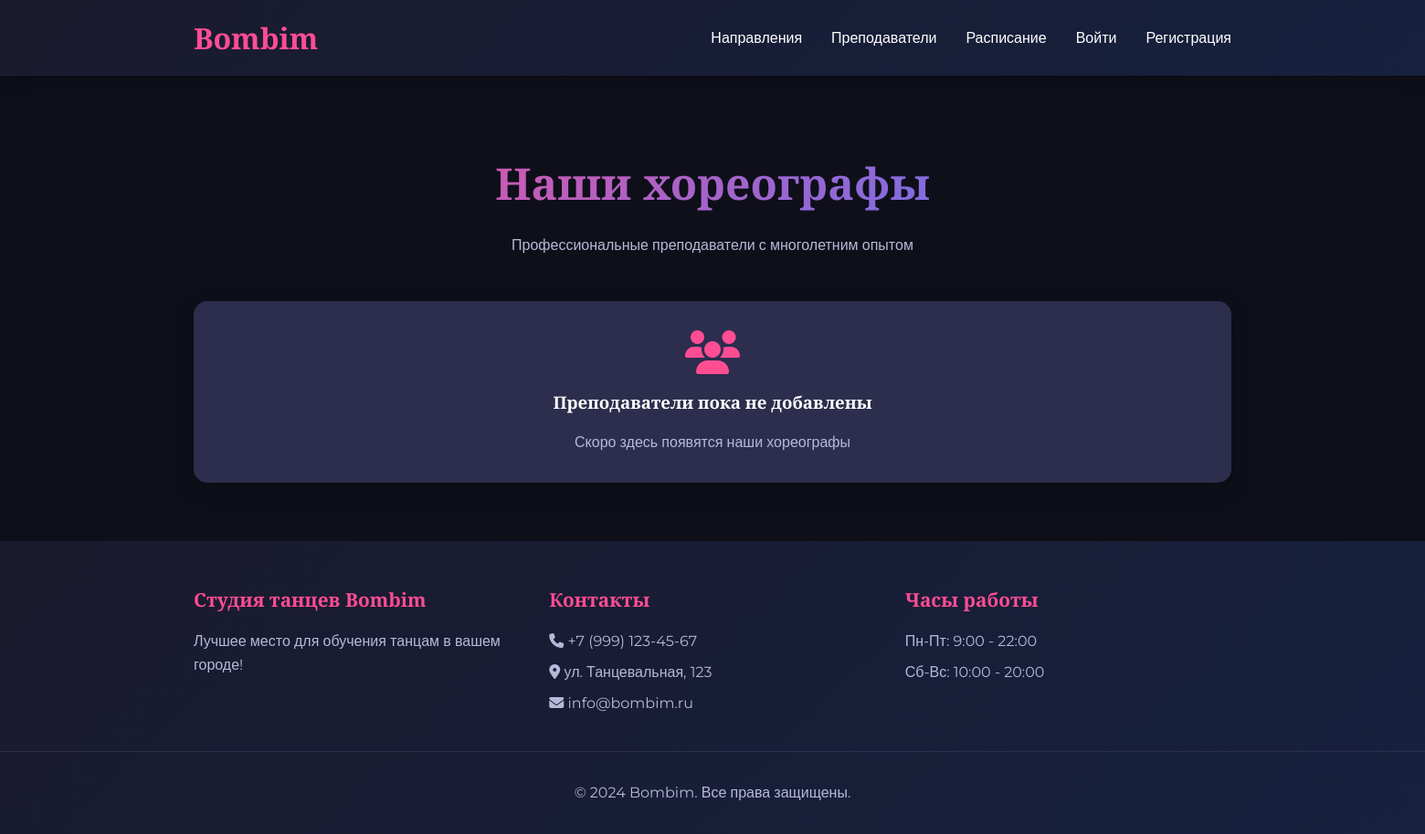
The app's page /trainers/, older data.
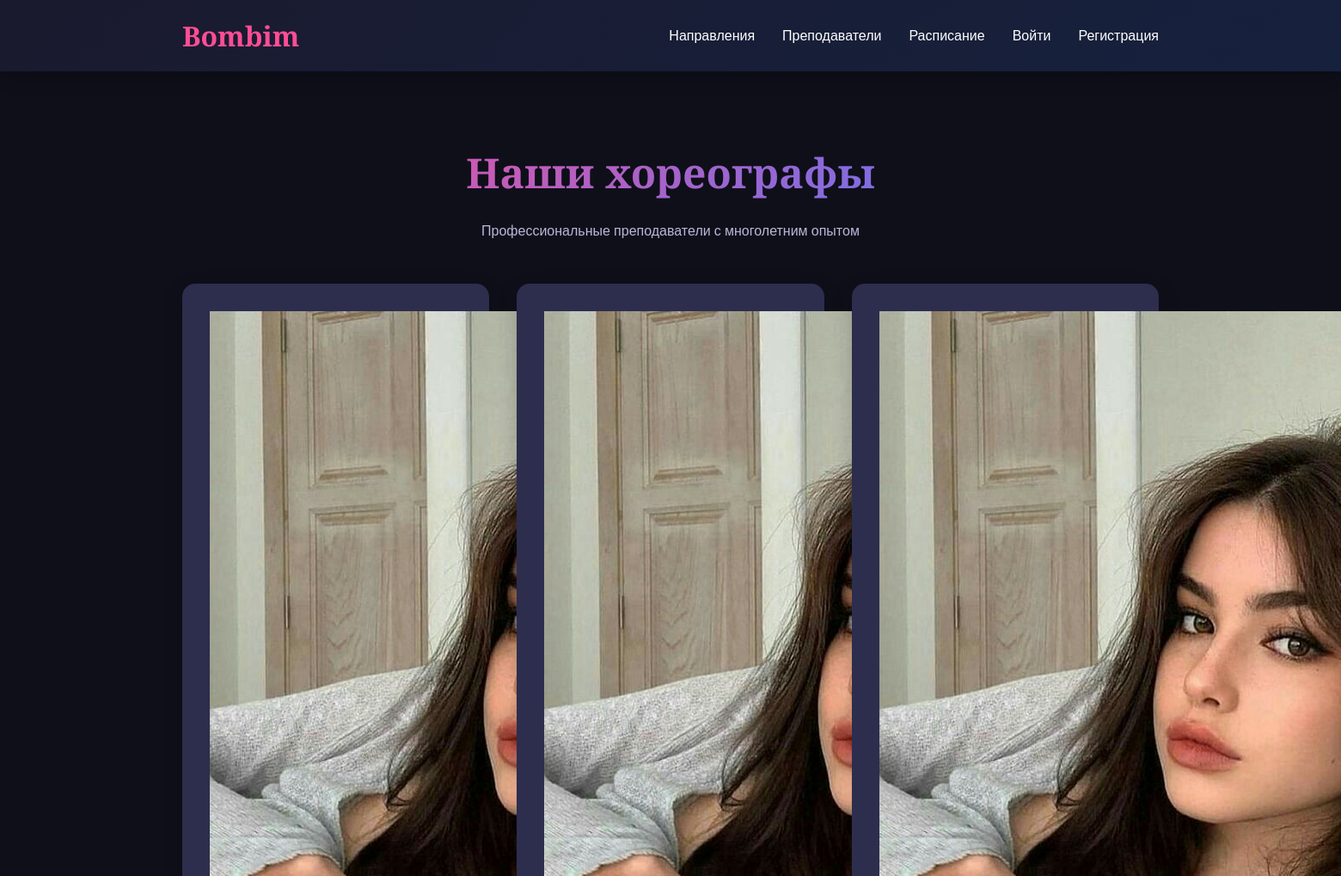
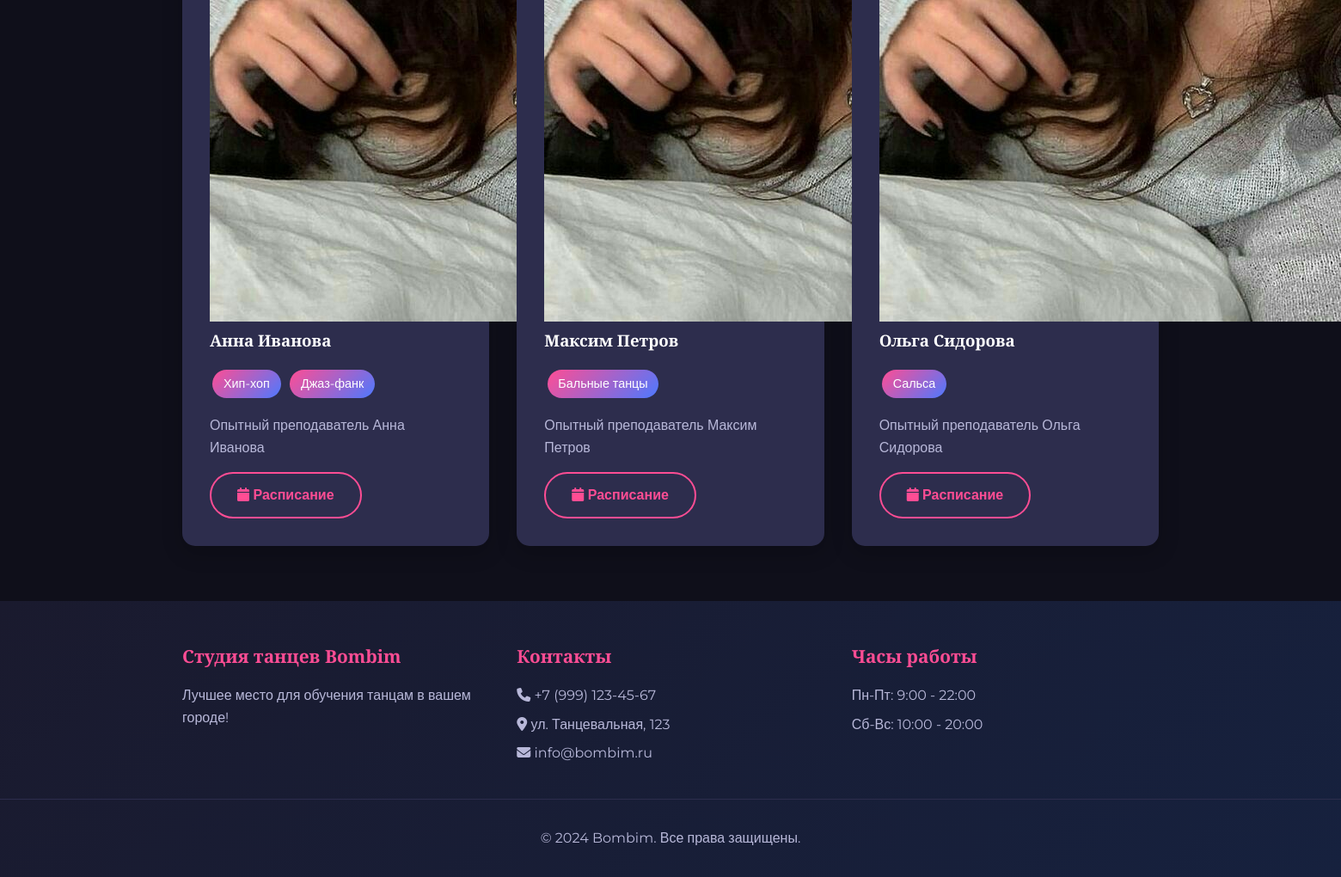
The same page, newer data (2 pictures, top to bottom).
### main/models.py (models this page shows, shortened)
class Trainer(models.Model):
    user = models.OneToOneField(User, on_delete=models.CASCADE, related_name='trainer_profile')
    bio = models.TextField()
    photo = models.ImageField(upload_to='trainers/')
    styles = models.ManyToManyField(DanceStyle, related_name='trainers')

class User(AbstractUser):
    ROLE_CHOICES = (
        ('client', 'Клиент'),
        ('trainer', 'Хореограф'),
        ('admin', 'Администратор'),
    )
    role = models.CharField(max_length=10, choices=ROLE_CHOICES, default='client')
    phone = models.CharField(max_length=20, unique=True)
    birth_date = models.DateField(null=True, blank=True)
    email = models.EmailField(unique=True)
    first_name = models.CharField(max_length=30)
    last_name = models.CharField(max_length=30)

class DanceStyle(models.Model):
    name = models.CharField(max_length=100)
    description = models.TextField()
    image = models.ImageField(upload_to='styles/')

### main/views.py (the view)
# urls.py: path('trainers/', views.trainers_view, name='trainers'),
def trainers_view(request):
    trainers = Trainer.objects.all()
    return render(request, 'main/trainers.html', {'trainers': trainers})

### templates/main/trainers.html (shortened to what this page needs)
{% extends 'main/base.html' %}
{% block content %}
<section class="mt-5">
    <h1 class="text-center">Наши хореографы</h1>
    <p class="text-center" style="color: var(--text-secondary); margin-bottom: 3rem;">
        Профессиональные преподаватели с многолетним опытом
    </p>
    <div class="grid grid-3">
        {% for trainer in trainers %}
        <div class="card trainer-card">
            <img src="{{ trainer.photo.url }}" alt="{{ trainer.user.get_full_name }}" class="trainer-image">
            <div class="trainer-content">
                <h3>{{ trainer.user.get_full_name }}</h3>
                <div style="margin: 1rem 0;">
                    {% for style in trainer.styles.all %}
                    <span style="background: linear-gradient(135deg, var(--accent-primary) 0%, var(--accent-secondary) 100%);
                                color: white; padding: 0.3rem 0.8rem; border-radius: 20px; font-size: 0.9rem; margin: 0.2rem; display: inline-block;">
                        {{ style.name }}
                    </span>
                    {% endfor %}
                </div>
                <p style="color: var(--text-secondary); line-height: 1.6; margin: 1rem 0;">
                    {{ trainer.bio|truncatewords:20 }}
                </p>
                <a href="{% url 'schedule' %}?trainer={{ trainer.id }}" class="btn btn-outline">
                    <i class="fas fa-calendar"></i> Расписание
                </a>
            </div>
        </div>
        {% empty %}
        <div class="card text-center">
            <div class="trainer-content">
                <i class="fas fa-users fa-3x" style="color: var(--accent-primary); margin-bottom: 1rem;"></i>
                <h3>Преподаватели пока не добавлены</h3>
                <p style="color: var(--text-secondary);">Скоро здесь появятся наши хореографы</p>
            </div>
        </div>
        {% endfor %}
    </div>
</section>
{% endblock %}

### templates/main/base.html (shortened to what this page needs)
<!DOCTYPE html>
<html lang="ru">
<head>
    <link rel="stylesheet" href="https://cdnjs.cloudflare.com/ajax/libs/font-awesome/6.4.0/css/all.min.css">
</head>
<body>
    <nav class="navbar">
        <div class="nav-container">
            <a href="{% url 'home' %}" class="logo">Bombim</a>
            <ul class="nav-links">
                <li><a href="{% url 'styles' %}">Направления</a></li>
                <li><a href="{% url 'trainers' %}">Преподаватели</a></li>
                <li><a href="{% url 'schedule' %}">Расписание</a></li>
                {% if user.is_authenticated %}
                    <li><a href="{% url 'profile' %}">Профиль</a></li>
                    <li><a href="{% url 'logout' %}">Выйти</a></li>
                {% else %}
                    <li><a href="{% url 'login' %}">Войти</a></li>
                    <li><a href="{% url 'signup' %}">Регистрация</a></li>
                {% endif %}
            </ul>
        </div>
    </nav>
    <main>
        <div class="container">
            {% block content %}
            {% endblock %}
        </div>
    </main>
    <footer>
        <div class="footer-content">
            <div class="footer-section">
                <h3>Студия танцев Bombim</h3>
                <p>Лучшее место для обучения танцам в вашем городе!</p>
            </div>
            <div class="footer-section">
                <h3>Контакты</h3>
                <p><i class="fas fa-phone"></i> +7 (999) 123-45-67</p>
                <p><i class="fas fa-map-marker-alt"></i> ул. Танцевальная, 123</p>
                <p><i class="fas fa-envelope"></i> info@bombim.ru</p>
            </div>
            <div class="footer-section">
                <h3>Часы работы</h3>
                <p>Пн-Пт: 9:00 - 22:00</p>
                <p>Сб-Вс: 10:00 - 20:00</p>
            </div>
        </div>
        <div class="copyright">
            <p>&copy; 2024 Bombim. Все права защищены.</p>
        </div>
    </footer>
</body>
</html>

### templates/main/base.html (style rules this page uses)
:root { --bg-primary: #0f0f1a; --bg-secondary: #1a1a2e; --bg-card: #2d2d4d; --accent-primary: #ff4d94; --accent-secondary: #4d79ff; --text-primary: #ffffff; --text-secondary: #b8b8d9; --success: #00cc99; --warning: #ffcc00; --danger: #ff4d4d; }
* { margin: 0; padding: 0; box-sizing: border-box; }
body { font-family: 'Montserrat', sans-serif; background: var(--bg-primary); color: var(--text-primary); line-height: 1.6; min-height: 100vh; display: flex; flex-direction: column; }
.navbar { background: linear-gradient(135deg, var(--bg-secondary) 0%, #16213e 100%); padding: 1rem 0; box-shadow: 0 4px 20px rgba(0, 0, 0, 0.3); position: sticky; top: 0; z-index: 1000; }
.nav-container { max-width: 1200px; margin: 0 auto; padding: 0 2rem; display: flex; justify-content: space-between; align-items: center; }
.logo { font-family: 'Playfair Display', serif; font-size: 2rem; font-weight: 600; color: var(--accent-primary); text-decoration: none; }
.nav-links { display: flex; gap: 2rem; list-style: none; }
.nav-links a { color: var(--text-primary); text-decoration: none; font-weight: 500; transition: color 0.3s ease; position: relative; }
.nav-links a::after { content: ''; position: absolute; bottom: -5px; left: 0; width: 0; height: 2px; background: var(--accent-primary); transition: width 0.3s ease; }
main { flex: 1; padding: 2rem 0; }
.container { max-width: 1200px; margin: 0 auto; padding: 0 2rem; }
footer { background: linear-gradient(135deg, var(--bg-secondary) 0%, #16213e 100%); padding: 3rem 0 2rem; margin-top: auto; }
.footer-content { display: grid; grid-template-columns: repeat(auto-fit, minmax(300px, 1fr)); gap: 2rem; max-width: 1200px; margin: 0 auto; padding: 0 2rem; }
.footer-section h3 { color: var(--accent-primary); margin-bottom: 1rem; font-size: 1.3rem; }
.footer-section p { color: var(--text-secondary); margin-bottom: 0.5rem; }
.copyright { text-align: center; padding-top: 2rem; color: var(--text-secondary); border-top: 1px solid var(--bg-card); margin-top: 2rem; }
.btn { display: inline-block; padding: 12px 30px; border: none; border-radius: 50px; text-decoration: none; font-weight: 600; text-align: center; transition: all 0.3s ease; cursor: pointer; font-size: 1rem; }
.btn-outline { background: transparent; border: 2px solid var(--accent-primary); color: var(--accent-primary); }
.card { background: var(--bg-card); border-radius: 15px; padding: 2rem; margin-bottom: 2rem; box-shadow: 0 8px 25px rgba(0, 0, 0, 0.2); transition: transform 0.3s ease, box-shadow 0.3s ease; }
h1, h2, h3, h4, h5, h6 { font-family: 'Playfair Display', serif; color: var(--text-primary); margin-bottom: 1rem; }
h1 { font-size: 3rem; background: linear-gradient(135deg, var(--accent-primary) 0%, var(--accent-secondary) 100%); -webkit-background-clip: text; -webkit-text-fill-color: transparent; text-align: center; }
.text-center { text-align: center; }
.mt-5 { margin-top: 3rem; }
.grid { display: grid; gap: 2rem; }
.grid-3 { grid-template-columns: repeat(auto-fit, minmax(250px, 1fr)); }

Row changes from the older to the newer data that the page shows:
added Trainer: user.get_full_name "Анна Иванова", bio "Опытный преподаватель Анна Иванова"
added DanceStyle: name "Хип-хоп", shown under "Анна Иванова"
added DanceStyle: name "Джаз-фанк", shown under "Анна Иванова"
added Trainer: user.get_full_name "Максим Петров", bio "Опытный преподаватель Максим Петров"
added DanceStyle: name "Бальные танцы", shown under "Максим Петров"
added Trainer: photo (picture), user.get_full_name "Ольга Сидорова", bio "Опытный преподаватель Ольга Сидорова"
added DanceStyle: name "Сальса", shown under "Ольга Сидорова"
Text that changed along with them:
text no longer shown: "Преподаватели пока не добавлены Скоро здесь появятся наши хореографы"
